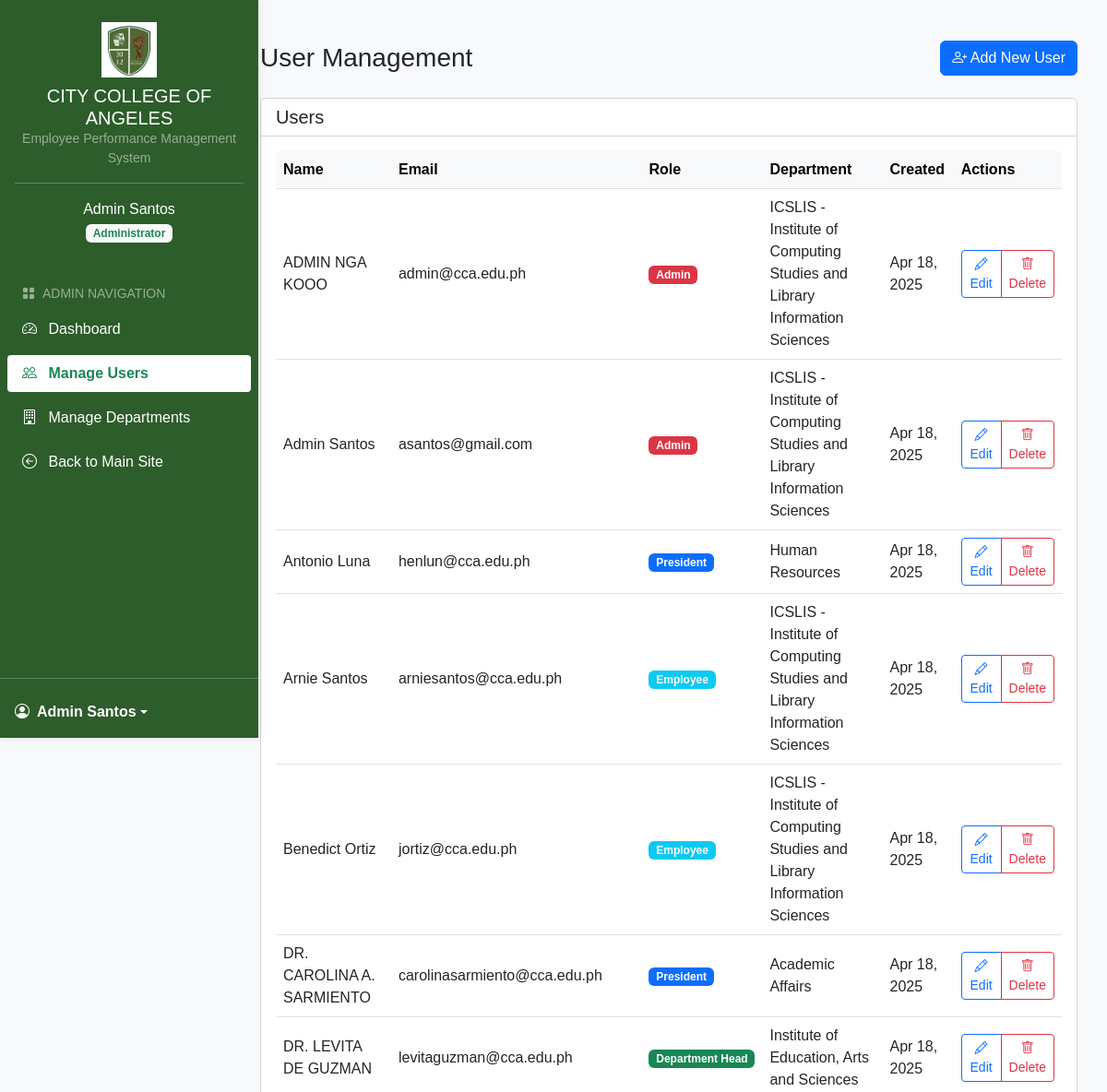
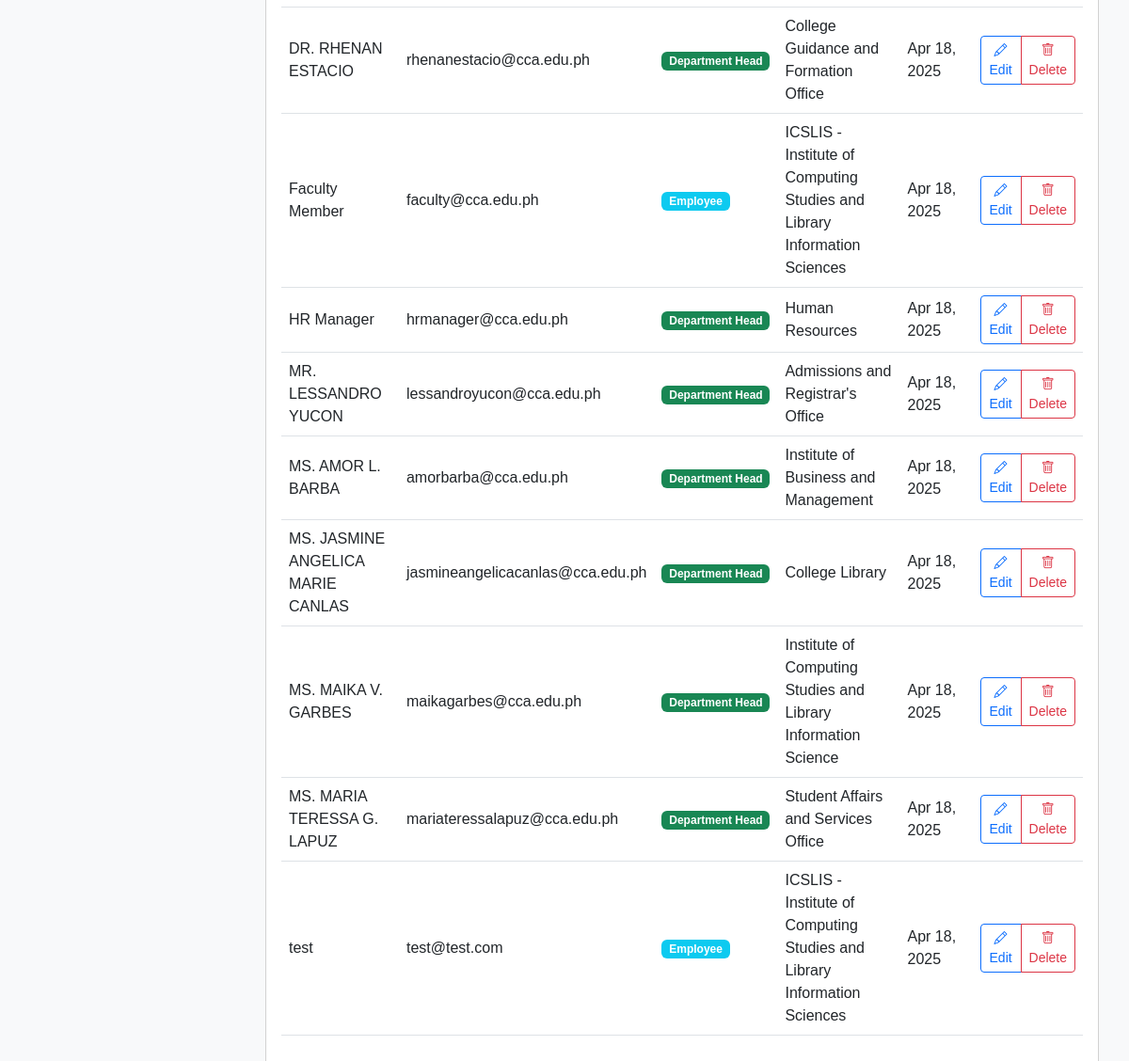
Before: /admin/users.php (signed in) with the older database file (2 pictures, top to bottom).
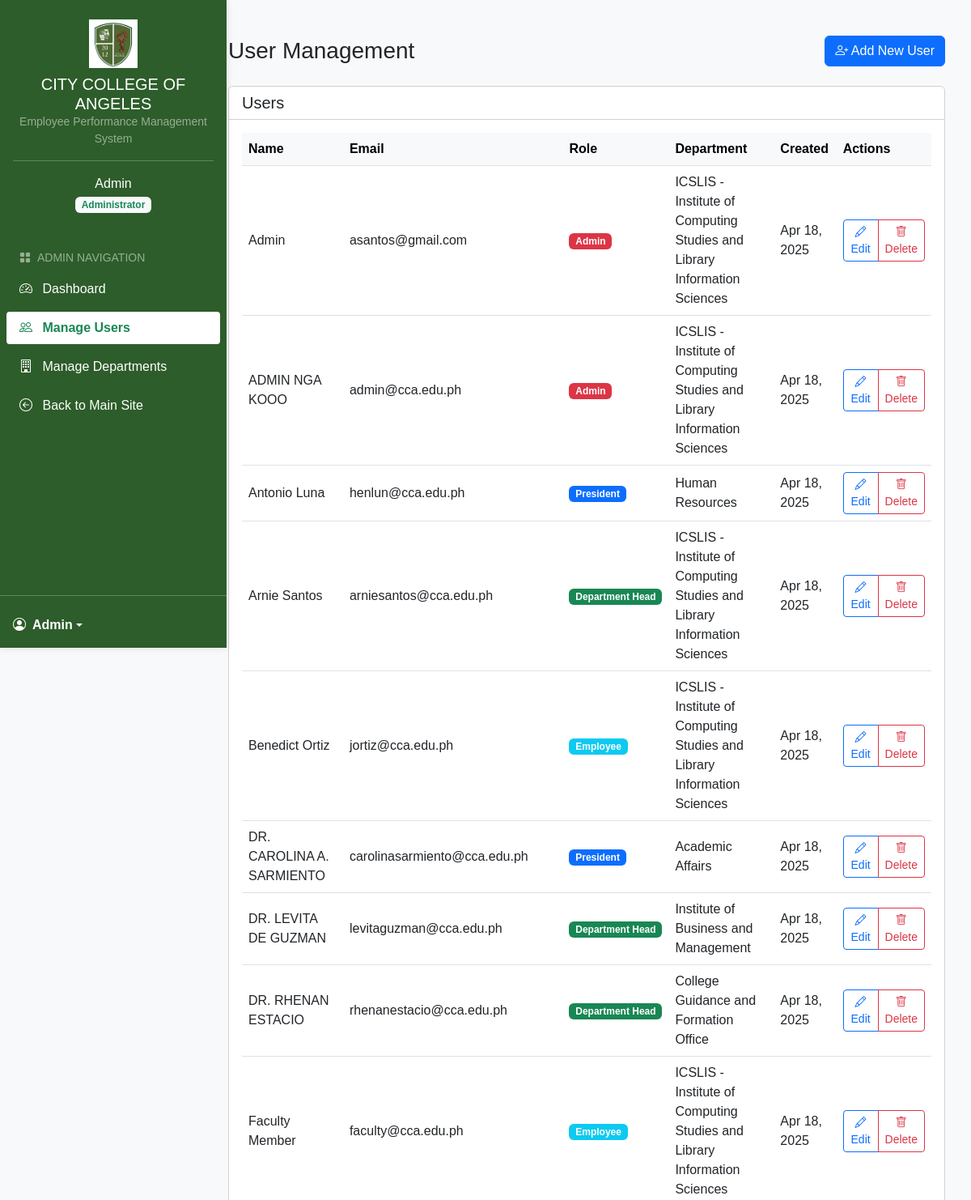
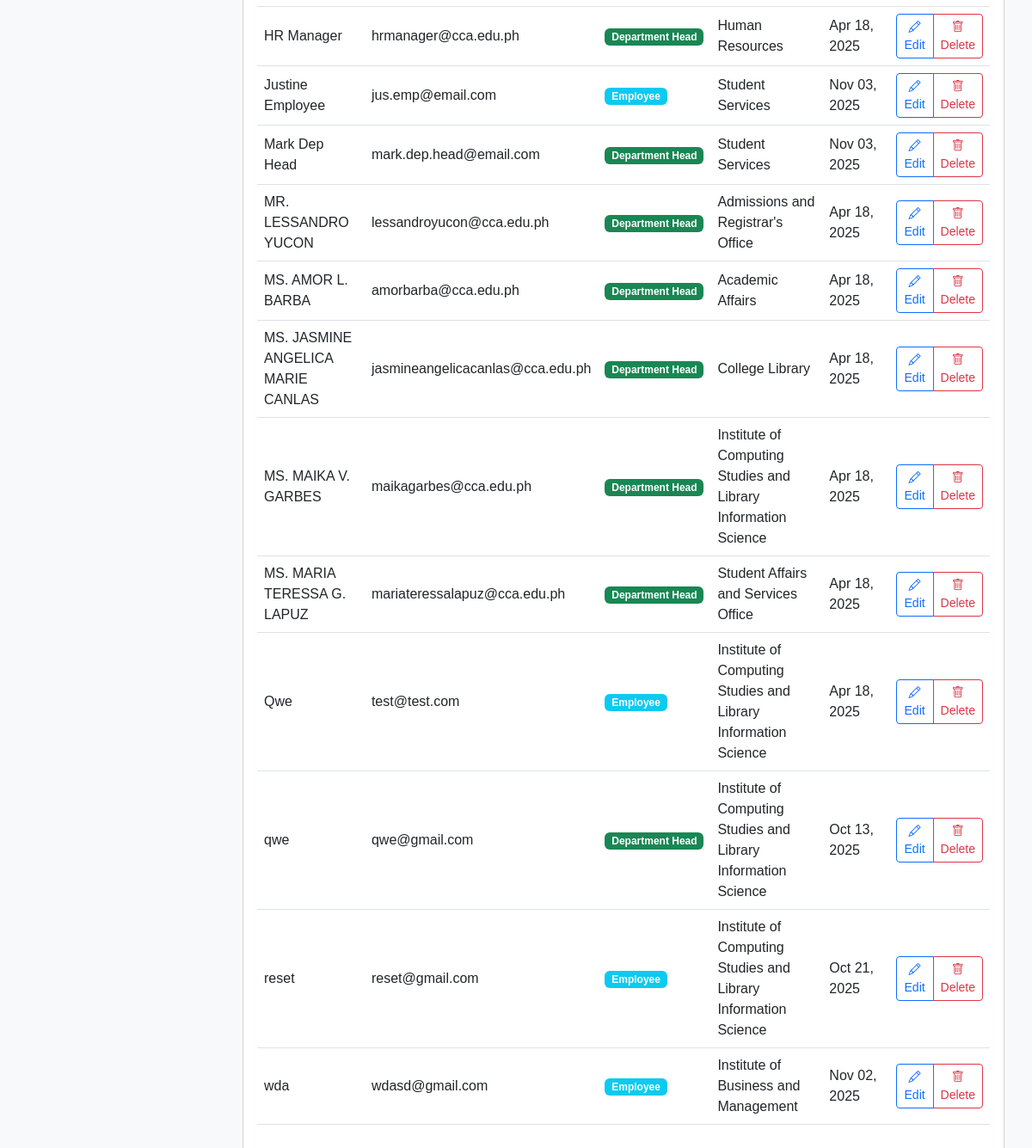
After: the same page with the newer database file (2 pictures, top to bottom).
### tables this page shows
CREATE TABLE `users` (
  `id` int(11) NOT NULL,
  `name` varchar(255) NOT NULL,
  `email` varchar(255) NOT NULL,
  `password` varchar(255) NOT NULL,
  `role` enum('admin','president','department_head','regular_employee','user') NOT NULL DEFAULT 'user',
  `department_id` int(11) DEFAULT NULL,
  `avatar` varchar(255) DEFAULT NULL,
  `remember_token` varchar(255) DEFAULT NULL,
  `created_at` timestamp NOT NULL DEFAULT current_timestamp(),
  `updated_at` timestamp NOT NULL DEFAULT current_timestamp() ON UPDATE current_timestamp()
);

CREATE TABLE `departments` (
  `id` int(11) NOT NULL,
  `name` varchar(255) NOT NULL,
  `description` text DEFAULT NULL,
  `head_id` int(11) DEFAULT NULL,
  `created_at` timestamp NOT NULL DEFAULT current_timestamp(),
  `updated_at` timestamp NOT NULL DEFAULT current_timestamp() ON UPDATE current_timestamp()
);

### admin/users.php (the view, shortened to what this page needs)
<?php
$host = "localhost";
$username = "root";
$password = "";
$database = "epms_db";
$conn = new mysqli($host, $username, $password, $database);
$users_query = "SELECT u.*, d.name as department_name
               FROM users u
               LEFT JOIN departments d ON u.department_id = d.id
               ORDER BY u.name";
$users_result = $conn->query($users_query);
?>
<!DOCTYPE html>
<html lang="en">
<head>
    <link href="https://cdn.jsdelivr.net/npm/bootstrap@5.3.0/dist/css/bootstrap.min.css" rel="stylesheet">
    <link rel="stylesheet" href="https://cdn.jsdelivr.net/npm/bootstrap-icons@1.10.0/font/bootstrap-icons.css">
</head>
<body>
    <?php include '../includes/sidebar.php'; ?>
    <div class="main-content">
        <div class="container-fluid py-4">
            <div class="d-flex justify-content-between align-items-center mb-4">
                <h1 class="h3 mb-0">User Management</h1>
                <button class="btn btn-primary" data-bs-toggle="modal" data-bs-target="#addUserModal">
                    <i class="bi bi-person-plus"></i> Add New User
                </button>
            </div>
            <div class="card">
                <div class="card-header bg-white">
                    <h5 class="mb-0">Users</h5>
                </div>
                <div class="card-body">
                    <div class="table-responsive">
                        <table class="table table-hover align-middle">
                            <thead class="table-light">
                                <tr>
                                    <th>Name</th>
                                    <th>Email</th>
                                    <th>Role</th>
                                    <th>Department</th>
                                    <th>Created</th>
                                    <th>Actions</th>
                                </tr>
                            </thead>
                            <tbody>
                                <?php while ($user = $users_result->fetch_assoc()): ?>
                                <tr>
                                    <td><?php echo htmlspecialchars($user['name']); ?></td>
                                    <td><?php echo htmlspecialchars($user['email']); ?></td>
                                    <td>
                                        <?php
                                        $role_badge = 'secondary';
                                        $role_text = 'User';
                                        switch ($user['role']) {
                                            case 'admin':
                                                $role_badge = 'danger';
                                                $role_text = 'Admin';
                                                break;
                                            case 'president':
                                                $role_badge = 'primary';
                                                $role_text = 'President';
                                                break;
                                            case 'department_head':
                                                $role_badge = 'success';
                                                $role_text = 'Department Head';
                                                break;
                                            case 'regular_employee':
                                                $role_badge = 'info';
                                                $role_text = 'Employee';
                                                break;
                                        }
                                        ?>
                                        <span class="badge bg-<?php echo $role_badge; ?>">
                                            <?php echo $role_text; ?>
                                        </span>
                                    </td>
                                    <td>
                                        <?php echo htmlspecialchars($user['department_name'] ?? 'No Department'); ?>
                                    </td>
                                    <td>
                                        <?php echo date('M d, Y', strtotime($user['created_at'])); ?>
                                    </td>
                                    <td>
                                        <div class="btn-group">
                                            <button class="btn btn-sm btn-outline-primary edit-user"
                                                    data-bs-toggle="modal"
                                                    data-bs-target="#editUserModal"
                                                    data-id="<?php echo $user['id']; ?>"
                                                    data-name="<?php echo htmlspecialchars($user['name']); ?>"
                                                    data-email="<?php echo htmlspecialchars($user['email']); ?>"
                                                    data-role="<?php echo $user['role']; ?>"
                                                    data-department="<?php echo $user['department_id'] ?? ''; ?>">
                                                <i class="bi bi-pencil"></i> Edit
                                            </button>
                                            <button class="btn btn-sm btn-outline-danger delete-user"
                                                    data-bs-toggle="modal"
                                                    data-bs-target="#deleteUserModal"
                                                    data-id="<?php echo $user['id']; ?>"
                                                    data-name="<?php echo htmlspecialchars($user['name']); ?>">
                                                <i class="bi bi-trash"></i> Delete
                                            </button>
                                        </div>
                                    </td>
                                </tr>
                                <?php endwhile; ?>
                            </tbody>
                        </table>
                    </div>
                </div>
            </div>
        </div>
    </div>
</body>
</html>

### includes/sidebar.php (shortened to what this page needs)
<?php
$current_page = basename($_SERVER['PHP_SELF']);
$is_admin_section = (strpos($current_page, 'admin/') !== false || strpos($_SERVER['PHP_SELF'], '/admin/') !== false);
$menu_items = [];
switch ($_SESSION['user_role']) {
    case 'admin':
        if ($is_admin_section) {
            $menu_items = [
                ['icon' => 'bi bi-speedometer2', 'title' => 'Dashboard', 'url' => 'dashboard.php', 'active' => ($current_page == 'dashboard.php')],
                ['icon' => 'bi bi-people', 'title' => 'Manage Users', 'url' => 'users.php', 'active' => ($current_page == 'users.php')],
                ['icon' => 'bi bi-building', 'title' => 'Manage Departments', 'url' => 'departments.php', 'active' => ($current_page == 'departments.php')],
                ['icon' => 'bi bi-arrow-left-circle', 'title' => 'Back to Main Site', 'url' => '../dashboard.php', 'active' => false]
            ];
        }
        break;
}
?>
<div class="sidebar" id="sidebar">
    <div class="d-flex flex-column h-100">
        <div class="text-center text-white p-3" style="background-color: #2d5d2a;">
            <img src="<?php echo $is_admin_section ? '../' : ''; ?>images/CCA.jpg" alt="College Logo" class="sidebar-logo my-2" style="width: 60px; height: auto;">
            <h5 class="mb-0">CITY COLLEGE OF ANGELES</h5>
            <div class="small text-white-50 mb-3">Employee Performance Management System</div>
            <hr class="border-light opacity-25 mt-2 mb-3">
            <div class="user-info mb-2">
                <div class="user-name"><?php echo htmlspecialchars($_SESSION['user_name']); ?></div>
                <div class="badge bg-light text-success mt-1">
                    <?php
                    $role_display = "User";
                    switch ($_SESSION['user_role']) {
                        case 'admin':
                            $role_display = "Administrator";
                            break;
                    }
                    echo $role_display;
                    ?>
                </div>
            </div>
        </div>
        <div class="nav-menu flex-grow-1 px-2 py-2" style="background-color: #2d5d2a;">
            <ul class="nav nav-pills flex-column">
                <?php
                if ($_SESSION['user_role'] === 'admin'): ?>
                    <li class="text-white-50 small px-3 py-1 mt-2"><i class="bi bi-grid-fill me-2"></i>ADMIN NAVIGATION</li>
                <?php elseif ($_SESSION['user_role'] === 'president'): ?>
                    <li class="text-white-50 small px-3 py-1 mt-2"><i class="bi bi-grid-fill me-2"></i>PRESIDENT NAVIGATION</li>
                <?php elseif ($_SESSION['user_role'] === 'department_head'): ?>
                    <li class="text-white-50 small px-3 py-1 mt-2"><i class="bi bi-grid-fill me-2"></i>DEPARTMENT HEAD NAVIGATION</li>
                <?php else: ?>
                    <li class="text-white-50 small px-3 py-1 mt-2"><i class="bi bi-grid-fill me-2"></i>EMPLOYEE NAVIGATION</li>
                <?php endif; ?>
                <?php foreach ($menu_items as $item): ?>
                    <li class="nav-item my-1">
                        <a href="<?php echo $item['url']; ?>" class="nav-link <?php echo $item['active'] ? 'active bg-white text-success' : 'text-white'; ?>">
                            <i class="<?php echo $item['icon']; ?> me-2"></i>
                            <?php echo $item['title']; ?>
                        </a>
                    </li>
                <?php endforeach; ?>
            </ul>
        </div>
        <div class="mt-auto" style="background-color: #2d5d2a;">
            <hr class="border-light opacity-25 mb-2">
            <div class="dropdown p-3">
                <a href="#" class="d-flex align-items-center text-white text-decoration-none dropdown-toggle" id="dropdownUser" data-bs-toggle="dropdown" aria-expanded="false">
                    <i class="bi bi-person-circle me-2"></i>
                    <strong><?php echo htmlspecialchars($_SESSION['user_name']); ?></strong>
                </a>
            </div>
        </div>
    </div>
</div>

### admin/users.php (style rules this page uses)
body { font-family: Arial, sans-serif; background-color: #f8f9fa; padding-bottom: 20px; }
.sidebar { position: fixed; top: 0; left: 0; width: 250px; height: 100vh; z-index: 1000; overflow-y: auto; box-shadow: 0 0 10px rgba(0,0,0,0.1); }
.main-content { margin-left: 250px; padding: 20px; }

### includes/sidebar.php (style rules this page uses)
.sidebar { width: 280px; min-height: 100vh; position: fixed; top: 0; left: 0; bottom: 0; z-index: 100; overflow-y: auto; }
.sidebar .nav-link { border-radius: 4px; padding: 8px 16px; font-weight: 500; transition: all 0.2s ease; }
.sidebar .nav-link.active { font-weight: 600; }

Changed rows visible on the page:
changed users "asantos@gmail.com": name "Admin Santos" → "Admin"; moves up the list
changed users "Arnie Santos": role "Employee" → "Department Head"
changed users "DR. LEVITA DE GUZMAN": department.name "Institute of Education, Arts and Sciences" → "Institute of Business and Management"
added users: name "Justine Employee", email "jus.emp@email.com", role "Employee", department.name "Student Services", created_at "Nov 03, 2025"
added users: name "Mark Dep Head", email "mark.dep.head@email.com", role "Department Head", department.name "Student Services", created_at "Nov 03, 2025"
changed users "MS. AMOR L. BARBA": department.name "Institute of Business and Management" → "Academic Affairs"
changed users "test@test.com": name "test" → "Qwe"; department.name "ICSLIS - Institute of Computing Studies and Library Information Sciences" → "Institute of Computing Studies and Library Information Science"
added users: name "qwe", email "qwe@gmail.com", role "Department Head", department.name "Institute of Computing Studies and Library Information Science", created_at "Oct 13, 2025"
added users: name "reset", email "reset@gmail.com", role "Employee", department.name "Institute of Computing Studies and Library Information Science", created_at "Oct 21, 2025"
added users: name "wda", email "wdasd@gmail.com", role "Employee", department.name "Institute of Business and Management", created_at "Nov 02, 2025"
Other visible differences:
$_SESSION['user_name']: "Admin Santos" → "Admin"
